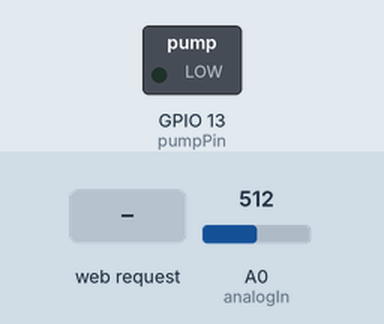
Recording of a sketch running on a simulated ESP8266 (NodeMCU). On the bench: switched loads named in the sketch (green lamp = pin HIGH). Inputs (shaded band) come from the test bench; at power-on: A0 (analogIn) = 512. WiFi joins after 1.5 s; servers stay silent unless stated; what the sketch prints to the serial monitor is not drawn.

Above: at 2.7 s.
2.8 s: HTTP request GET /?cmd=TURN_ON_WATER received
At 3.2 s:
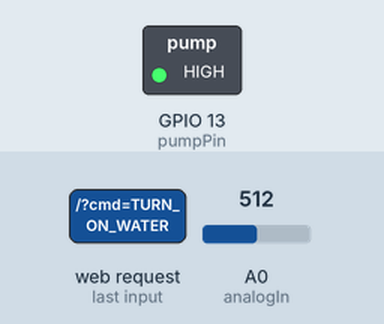
4.3 s: HTTP request GET /?cmd=TURN_OFF_WATER received
At 5.6 s:
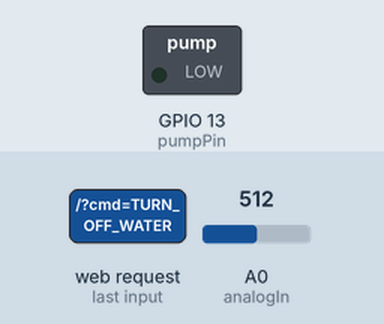
Timing chart, 0 to 7.3 s (numbered marks = the images above; inputs shaded):
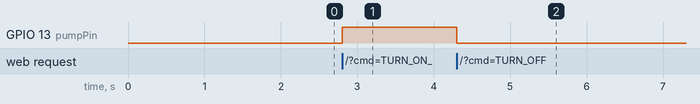

Measured:
- after the input at 2.8 s, GPIO 13 (pumpPin): LOW → HIGH at once
- after the input at 4.3 s, GPIO 13 (pumpPin): HIGH → LOW at once

The sketch:

WiFi_Test.ino
```cpp
#include <ESP8266WiFi.h>

const char* ssid = "YourNetworkName";
const char* password = "YourPassword";

int pumpPin = 13; // GPIO13
int analogIn = A0; // GPIO13
int pumpState = LOW;
int sensorValue=600;
const int waterLimit=600;

WiFiServer server(80);

void setup() {
  Serial.begin(115200);
  delay(10);

  //Init pump state
  pinMode(pumpPin, OUTPUT);
  digitalWrite(pumpPin, pumpState);


  // Connectarea la wifi
  Serial.println();
  Serial.println();
  Serial.print("Connecting to ");
  Serial.println(ssid);

  WiFi.begin(ssid, password);

  while (WiFi.status() != WL_CONNECTED) {
    delay(500);
    Serial.print(".");
  }
  Serial.println("");
  Serial.println("WiFi connected");

  // Pornirea Serverului
  server.begin();
  Serial.println("Server started");

  // afisarea adresei IP
  Serial.print("Use this URL to connect: ");
  Serial.print("http://");
  Serial.print(WiFi.localIP());
  Serial.println("/");
}

void loop() {
  // verificarea conectarii unui client
  WiFiClient client = server.available();
  if (!client) {
    return;
  }

  // asteptarea datelor de la client
  Serial.println("new client");
  while(!client.available()){
    delay(1);
  }

  // citirea primei linii de comanda trimisa de client
  String request = client.readStringUntil('\r');
  Serial.println(request);
  client.flush();

  //verificarea comenzii
  if (request.indexOf("cmd=TURN_ON_WATER") != -1 )
  {
    //starea pentru pornirea pompei
    pumpState = HIGH;
  }
  else if (request.indexOf("cmd=TURN_OFF_WATER") != -1  )
  {
     // starea pentru stingerea pompei
    pumpState = LOW;
  }else if (waterLimit>sensorValue){
    // starea pentru stingerea pompei
    pumpState = LOW;
  }else if (waterLimit<sensorValue){
    //starea pentru pornirea pompei
    pumpState = HIGH;
  }

  // Update the LED based on ledState
  digitalWrite(pumpPin, pumpState);


  //sensorValue se actualizeaza la fiecare request, dar avem si comanda
  // RELOAD_SENSOR_VALUE pentru a putea vedea valoare fara a modifica starea pompei
  sensorValue = analogRead(analogIn);

  // Raspunsul
  client.println("HTTP/1.1 200 OK");
  client.println("Content-Type: text/html");
  client.println(""); //  do not forget this one
  client.println("<!DOCTYPE HTML>");
  client.println("<html>");

  client.print("Water pump is now: ");

  if(pumpState == HIGH) {
    client.print("On");
  } else {
    client.print("Off");
  }
  client.println("<br><br>");
  client.println("<a href=\"?cmd=TURN_ON_WATER\"><button>Turn On </button></a>");
  client.println("<a href=\"?cmd=TURN_OFF_WATER\"><button>Turn Off </button></a>");

  client.println("<p>The moisture sensor's value is:<b> ");
  client.println(sensorValue);
  client.println("</b></p>");
  client.println("<a href=\"?cmd=RELOAD_SENSOR_VALUE\"><button>Check for new moisture sensor's value</button></a>");

  client.println("</html>");

  delay(1);
  Serial.println("Client disonnected");
  Serial.println("");

}
```
